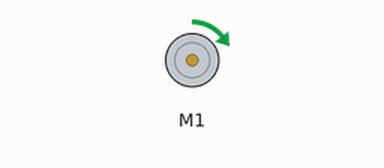
Bench run of a sketch on a simulated Arduino Uno, built with avr-gcc and run on an emulated ATmega328P. Parts: DC motor (green arrow = forward, orange = backward, longer = faster). What the sketch prints to the serial monitor is not drawn.

Above: at 0.05 s.
At 1.2 s:
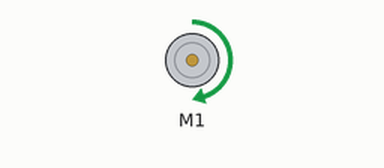
At 2.35 s:
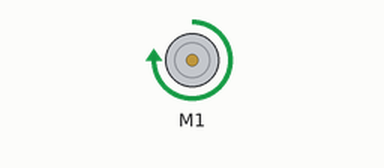
At 4.65 s:
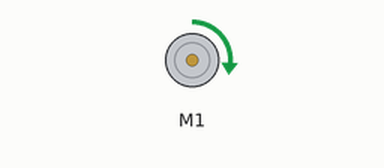
Timing chart, 0 to 6.6 s (numbered marks = the images above):
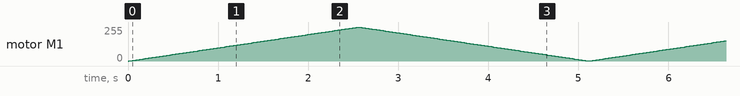

The sketch:

twoMotors.ino
```cpp
/*
This is a test sketch for the Adafruit assembled Motor Shield for Arduino v2
It won't work with v1.x motor shields! Only for the v2's with built in PWM
control

For use with the Adafruit Motor Shield v2
---->  http://www.adafruit.com/products/1438

Runs 2 motors at once.

*/

#include <Wire.h>
#include <Adafruit_MotorShield.h>

// Create the motor shield object with the default I2C address
Adafruit_MotorShield AFMS = Adafruit_MotorShield(0x60);
// Or, create it with a different I2C address (say for stacking)
// Adafruit_MotorShield AFMS = Adafruit_MotorShield(0x61);

// Select which 'port' M1, M2, M3 or M4. In this case, M
// You can also make another motor on port M2
//Adafruit_DCMotor *myOtherMotor = AFMS.getMotor(2);

Adafruit_DCMotor *motor1 = AFMS.getMotor(1);

void setup() {
  Serial.begin(9600);           // set up Serial library at 9600 bps
  Serial.println("Adafruit Motorshield v2 - DC Motor test!");

  AFMS.begin(1600);  // create with the default frequency 1.6KHz
  //AFMS.begin(1000);  // OR with a different frequency, say 1KHz

  // Set the speed to start, from 0 (off) to 255 (max speed)
  motor1->setSpeed(150);
  motor1->run(FORWARD);
  // turn on motor

}

void loop() {
  uint8_t i;

  Serial.print("tick");

  motor1->run(FORWARD);
  for (i=0; i<255; i++) {
    motor1->setSpeed(i);
    delay(10);
  }
  for (i=255; i!=0; i--) {
    motor1->setSpeed(i);
    delay(10);
  }

  Serial.print("tock");

}
```
